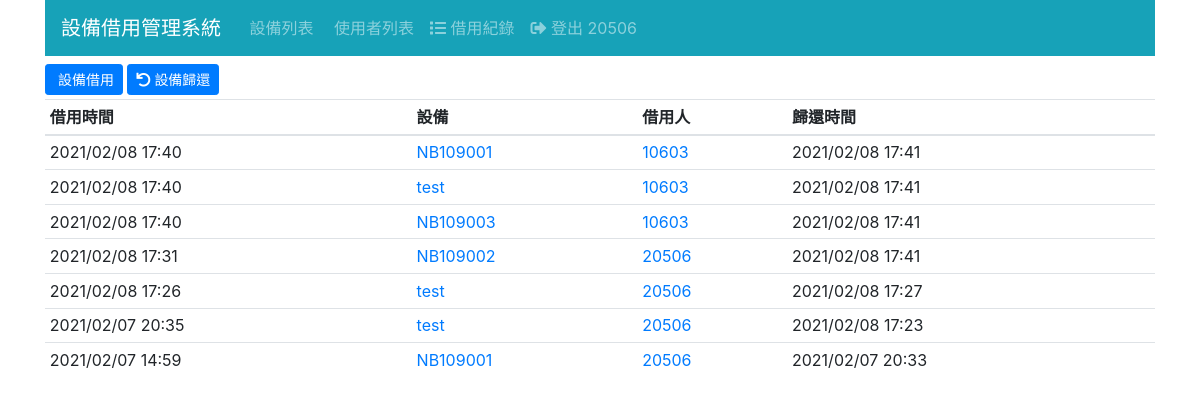
Screenshot of /log/ (signed in) with the database file from the repository.
### log/models.py (models this page shows, shortened)
class Log(Model):
    borrower = ForeignKey(Borrower, CASCADE)
    equip = ForeignKey(Equip, CASCADE)
    checkout = DateTimeField('借用時間', auto_now_add=True)
    returned = DateTimeField('歸還時間', null=True)    # 以 null 代表尚未歸還

### equip/models.py (models this page shows, shortened)
class Equip(Model):
    SerialNumber = CharField('設備編號', max_length=255)
    pattern = CharField('型號', max_length=255)
    PropertyNumber = CharField('財產編號', max_length=255)
    comment = CharField('備註',max_length=255)

### borrower/models.py (models this page shows, shortened)
class Borrower(Model):
    realname = CharField('姓名', max_length=32)
    identify = CharField('身分', max_length=255)
    email = EmailField('電子信箱')
    work = CharField('職稱', max_length=255)
    subject = CharField('任教科目', max_length=255)
    tel=CharField('連絡電話',max_length=10)
    state= CharField('狀態', max_length=3)

### log/views.py (the view)
# urls.py: path('', LogList.as_view(), name='log_list'),
class LogList(LoginRequiredMixin, ListView):
    model = Log
    ordering = ['-checkout']
    paginate_by = 20

### templates/log/log_list.html (shortened to what this page needs)
{% extends "base.html" %}
{% block content %}
<div class="mb-1">
  <a href="{% url 'checkout_borrower' %}" class="btn btn-sm btn-primary">
     設備借用
  </a>
  <a href="{% url 'return_equip' %}" class="btn btn-sm btn-primary">
    <i class="fas fa-undo"></i> 設備歸還
  </a>
</div>
<div id="log-list">
  <table class="table table-sm">
    <thead>
      <tr>
        <th>借用時間</th>
        <th>設備</th>
        <th>借用人</th>
        <th>歸還時間</th>
      </tr>
    </thead>
    <tbody>
      {% for log in log_list %}
      <tr>
        <td>{{ log.checkout|date:"Y/m/d H:i" }}</td>
        <td>
          <a href="{% url 'equip_view' log.equip.id %}">
            {{ log.equip.SerialNumber }}
          </a>
        </td>
        <td>
          <a href="{% url 'borrower_view' log.borrower.id %}">
            {{ log.borrower.realname }}
          </a>
        </td>
        <td>{{ log.returned|date:"Y/m/d H:i" }}</td>
      </tr>
      {% endfor %}
    </tbody>
  </table>
</div>
{% endblock %}

### templates/navbar.html (shortened to what this page needs)
<nav class="navbar navbar-expand-md navbar-dark bg-info mb-2">
    <div class="navbar-brand">設備借用管理系統</div>
    <div class="collapse navbar-collapse" id="navbarNav">
      <ul class="navbar-nav">
        {% if user.is_authenticated %}
        <a href="{% url 'equip_list' %}" class="nav-link">
             設備列表
          </a>
        <li class="nav-item">
        <li class="nav-item">
            <a href="{% url 'borrower_list' %}" class="nav-link">
                 使用者列表
              </a>
            </li>
            <li class="nav-item">
              <a href="{% url 'log_list' %}" class="nav-link">
                <i class="fas fa-list"></i> 借用紀錄
              </a>
            </li>
          <a href="{% url 'logout' %}" class="nav-link">
            <i class="fas fa-sign-out-alt"></i> 登出 {{ user.username }}
          </a>
        </li>
        {% else %}
        <li class="nav-item">
          <a href="{% url 'login' %}" class="nav-link">
            <i class="fas fa-sign-in-alt"></i>登入
          </a>
        </li>
        {% endif %}
      </ul>
    </div>
  </nav>

### rows the page displays
Log: checkout "2021/02/08 17:40", equip.SerialNumber "NB109001", borrower.realname "10603", returned "2021/02/08 17:41"
Log: checkout "2021/02/08 17:40", equip.SerialNumber "test", borrower.realname "10603", returned "2021/02/08 17:41"
Log: checkout "2021/02/08 17:40", equip.SerialNumber "NB109003", borrower.realname "10603", returned "2021/02/08 17:41"
Log: checkout "2021/02/08 17:31", equip.SerialNumber "NB109002", borrower.realname "20506", returned "2021/02/08 17:41"
Log: checkout "2021/02/08 17:26", equip.SerialNumber "test", borrower.realname "20506", returned "2021/02/08 17:27"
Log: checkout "2021/02/07 20:35", equip.SerialNumber "test", borrower.realname "20506", returned "2021/02/08 17:23"
Log: checkout "2021/02/07 14:59", equip.SerialNumber "NB109001", borrower.realname "20506", returned "2021/02/07 20:33"

### other values shown
{{ user.username }} "20506"
